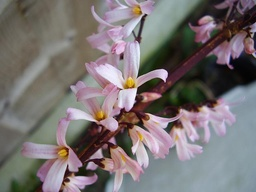
#> input picture python-code/opengl-learning/resources/images/f2.jpg, 256 x 192 px, shrunk from 640 x 480 before the run, found by its file name
$ jupyter execute '01-Beta分布噪声.ipynb'   (shell and % lines are left out)
#> lines starting #> are read from the running program, lines starting #| are printed output that depends on the picture
# Beta分布

[cell 1]
#coding:utf-8
import numpy as np
import scipy
from scipy.special import comb
import matplotlib.pyplot as plt
import cv2
from scipy import stats

[cell 2]
src = cv2.cvtColor(cv2.imread('../../datas/f2.jpg'),cv2.COLOR_BGR2RGB)

[cell 3]
def noise_beta(M,N,a=1,b=1):
#> called with M = 192, N = 256, a = 5, b = 2
    dst = np.zeros((M,N),dtype=np.float64)

    def gam(z):
        umax = 10
        T = 0
        for i in range(umax):
            T = T + i ** (z - 1) * np.exp(-i)
        return T
    eps = 1.0e-5
    for i in range(M):
        for j in range(N):
            x = np.random.rand()
            dst[i,j] = gam((a+b)) / (gam(a) * gam(b) + eps) * \
                    ((1 - x) ** (b - 1)) * (x ** (a - 1))
    return dst

[cell 4]
noise = noise_beta(src.shape[0],src.shape[1],5,2)
# print(noise)

[cell 5]
src_noise = np.zeros_like(src)
noise_uint8 = cv2.convertScaleAbs(noise * 255)
src_noise[:,:,0] = src[:,:,0] + noise_uint8
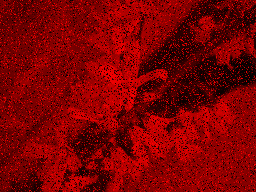
#> src_noise: shape (192, 256, 3); mean R, G, B 125.4, 0, 0
src_noise[:,:,1] = src[:,:,1] + noise_uint8
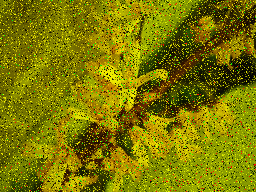
#> src_noise: shape (192, 256, 3); mean R, G, B 125.4, 120.8, 0
src_noise[:,:,2] = src[:,:,2] + noise_uint8
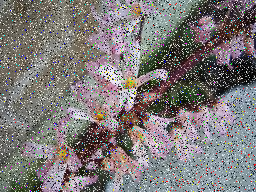
#> src_noise: shape (192, 256, 3); mean R, G, B 125.4, 120.8, 120.4

[cell 6]
plt.imshow(src)

[cell 7]
plt.imshow(src_noise)

[cell 8]
plt.imshow(noise_uint8,'gray')
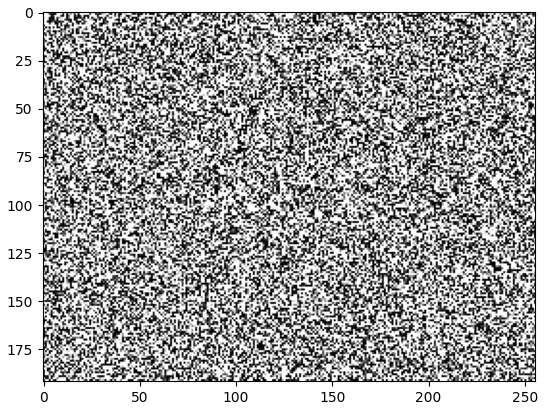
#> figure drawn by matplotlib, 1 panel

$ run again, with python-code/opengl-learning/resources/images/f1.jpg copied over python-code/opengl-learning/resources/images/f2.jpg
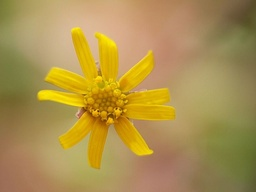
#> input picture python-code/opengl-learning/resources/images/f1.jpg, 256 x 192 px, shrunk from 640 x 480 before the run, found by its file name
#> `src_noise[:,:,1] = src[:,:,1] + noise_uint8`:
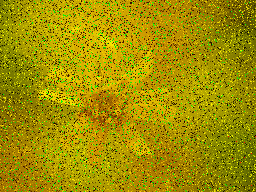
#> src_noise: shape (192, 256, 3); mean R, G, B 160.8, 143.7, 0
#> `src_noise[:,:,2] = src[:,:,2] + noise_uint8`:
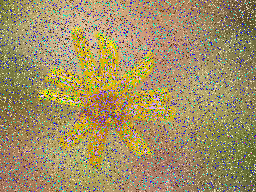
#> src_noise: shape (192, 256, 3); mean R, G, B 160.8, 143.7, 100.9

$ run again, with python-code/opengl-learning/resources/images/f3.jpg copied over python-code/opengl-learning/resources/images/f2.jpg
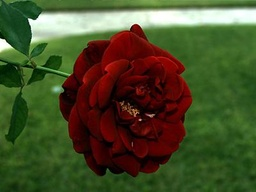
#> input picture python-code/opengl-learning/resources/images/f3.jpg, 256 x 192 px, shrunk from 400 x 300 before the run, found by its file name
#> `src_noise[:,:,1] = src[:,:,1] + noise_uint8`:
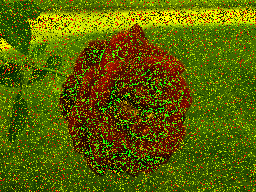
#> src_noise: shape (192, 256, 3); mean R, G, B 90, 98.3, 0
#> `src_noise[:,:,2] = src[:,:,2] + noise_uint8`:
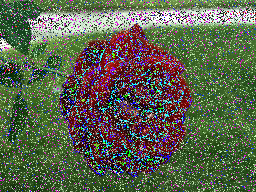
#> src_noise: shape (192, 256, 3); mean R, G, B 90, 98.3, 77

$ run again, with python-code/opengl-learning/resources/images/f4.jpg copied over python-code/opengl-learning/resources/images/f2.jpg
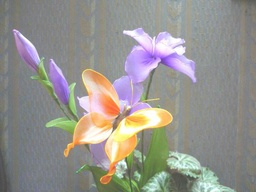
#> input picture python-code/opengl-learning/resources/images/f4.jpg, 256 x 192 px, shrunk from 640 x 480 before the run, found by its file name
#> `src_noise[:,:,1] = src[:,:,1] + noise_uint8`:
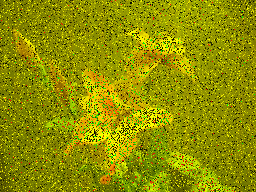
#> src_noise: shape (192, 256, 3); mean R, G, B 144, 144, 0
#> `src_noise[:,:,2] = src[:,:,2] + noise_uint8`:
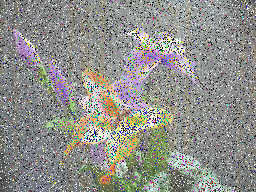
#> src_noise: shape (192, 256, 3); mean R, G, B 144, 144, 139.6
